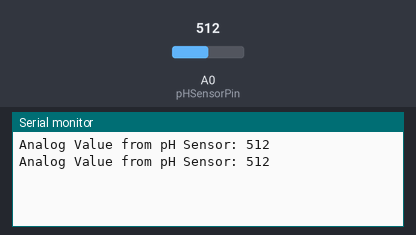
Recording of a sketch running on a simulated Arduino Uno, built with avr-gcc and run on an emulated ATmega328P. On the bench: the last lines printed to the serial monitor. The test bench sets the inputs (shaded band); at power-on: A0 (pHSensorPin) = 512.

Above: at 1.8 s.
1.9 s: A0 (pHSensorPin) set to 716
At 2.8 s:
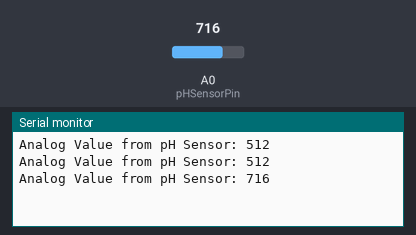
3.4 s: A0 (pHSensorPin) set to 900
At 4.8 s:
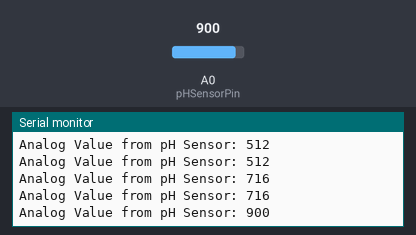
Timing chart, 0 to 6.4 s (numbered marks = the images above; inputs shaded):
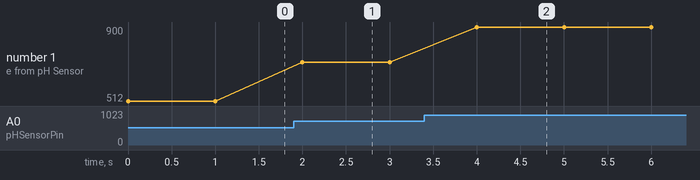

Measured:
- after the input at 1.9 s, the serial monitor: prints a new line after 0.10 s (image 1)
- after the input at 3.4 s, the serial monitor: prints a new line after 0.60 s (image 2)
- plotted number 1: 512 → 716 after the input at 1.9 s, 716 → 900 after the input at 3.4 s

The sketch:

pH.ino
```cpp
const int pHSensorPin = A0;  // A0 pin of NodeMCU connected to the pH sensor

void setup() {
  Serial.begin(9600);
    pinMode(pHSensorPin, INPUT);
}

void loop() {
  int sensorValue = analogRead(pHSensorPin);

  Serial.print("Analog Value from pH Sensor: ");
  Serial.println(sensorValue);

  delay(1000);
}
```
